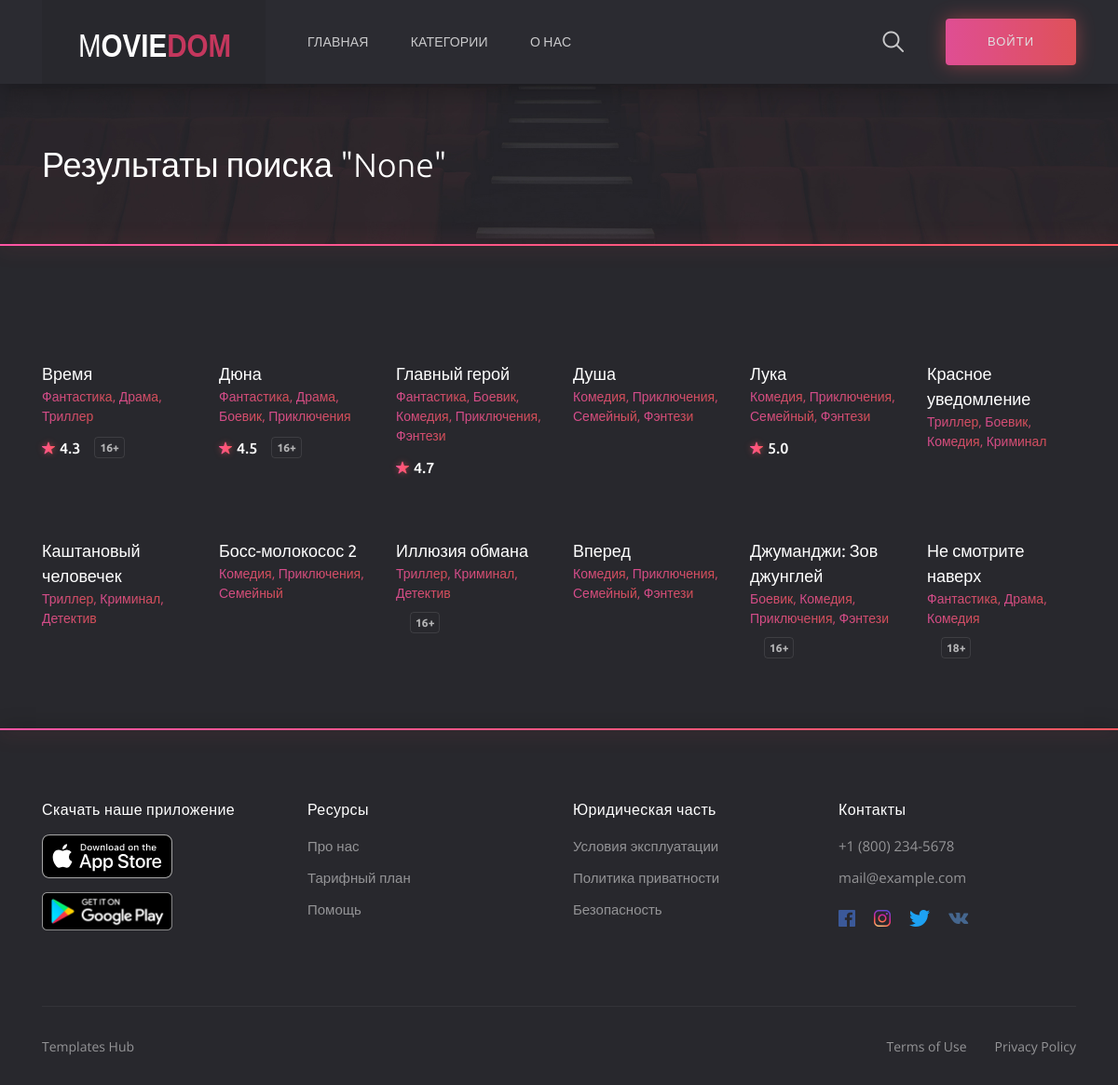
The app's page /search/ with its own data.
### movie_catalog/models.py (models this page shows)
class Movie(models.Model):
    category = models.ForeignKey(
        'Category',
        related_name='movies',
        on_delete=models.SET_NULL,
        null=True,
        verbose_name='Категория'
    )
    title = models.CharField(max_length=255, verbose_name='Название')
    slug = models.SlugField(unique=True, verbose_name='Слаг')
    tagline = models.CharField(max_length=255, blank=True, verbose_name='Слоган')
    poster = models.ImageField(upload_to='posters/', verbose_name='Постер')
    genre = models.ManyToManyField('Genre', related_name='movies', verbose_name='Жанр')
    country = models.ManyToManyField('Country', related_name='movies', verbose_name='Страна')
    director = models.ManyToManyField('Director', related_name='movies', verbose_name='Режиссер')
    actors = models.ManyToManyField('Actor', related_name='movies', verbose_name='Актеры')
    description = models.TextField(verbose_name='Описание')
    year = models.PositiveSmallIntegerField(verbose_name='Год')
    world_premiere = models.DateField(verbose_name='Премьера в мире')
    budget = models.PositiveIntegerField(default=0, verbose_name='Бюджет')
    fees = models.PositiveIntegerField(default=0, verbose_name='Сборы')
    age_limit = models.CharField(
        max_length=10,
        choices=[
            ('0', '0'),
            ('12', '12'),
            ('16', '16'),
            ('18', '18'),
        ],
        default='0',
        verbose_name='Возрастное ограничение',
    )
    available = models.BooleanField(default=True, verbose_name='Доступен')
    moderation = models.BooleanField(default=False, verbose_name='Модерация')
    youtube_url = models.URLField(default='', verbose_name='Ссылка на трейлер в ютубе')
    class Meta:
        verbose_name = 'Фильм'
        verbose_name_plural = 'Фильмы'
        ordering = ('-world_premiere',)
    def __str__(self):
        return self.title

class Genre(models.Model):
    name = models.CharField(unique=True, max_length=255, verbose_name='Название')
    slug = models.SlugField(unique=True, verbose_name='Слаг')
    class Meta:
        verbose_name = 'Жанр'
        verbose_name_plural = 'Жанры'
    def __str__(self):
        return self.name

### movie_catalog/views.py (the view)
# urls.py: path('search/', views.Search.as_view(), name='search'),
class Search(MovieList):
    paginate_by = 12
    extra_context = {'page': 'movie_grid', 'search': True}
    def get_queryset(self):
        try:
            query = self.request.GET['search'].strip()
        except KeyError:
            query = ''
        return (
            Movie.objects.filter(available=True, moderation=True)
            .filter(Q(title__icontains=query) | Q(description__icontains=query))
            .annotate(avg_rating=Avg('reviews__star__number'))
        )
    def get_context_data(self, *, object_list=None, **kwargs):
        context = super().get_context_data(**kwargs)
        context['title'] = self.request.GET.get('search')
        return context

### movie_catalog/models.py (called while the page is built)
    def __str__(self):
        return self.name

### movie_catalog/templatetags/movie_filters.py (called while the page is built)
@register.filter
def round_number(number:(int,float), decimal_places:int=0):
    if isinstance(number, (int, float)):
        return str(round(number, decimal_places)).replace(',', '.')
    return 0

### movie_catalog/templatetags/movie_tags.py (called while the page is built)
@register.simple_tag()
def get_categories():
    return Category.objects.all()

### movie_catalog/views.py (called while the page is built)
    def get_context_data(self, *, object_list=None, **kwargs):
        context = super().get_context_data(**kwargs)
        context['title'] = self.kwargs.get('title')
        return context

### movie_catalog/templates/movie_catalog/movie_list.html (shortened to what this page needs)
{% extends 'movie_catalog/base.html' %}
{% load static movie_filters %}
{% block content %}
	{% include 'movie_catalog/includes/page_title.html' %}
	{% include 'movie_catalog/includes/filter.html' %}
	{% if page == 'movie_list' %}
		{% include 'movie_catalog/includes/movies_as_list.html' %}
	{% elif page == 'movie_grid' %}
		{% include 'movie_catalog/includes/movies_as_grid.html' %}
	{% endif %}
{% endblock %}

### movie_catalog/templates/movie_catalog/includes/movies_as_grid.html (shortened to what this page needs)
{% load movie_filters %}
<div class="catalog">
    <div class="container">
        <div class="row">
            {% if movie_list %}
                {% for movie in movie_list %}
                    <div class="col-6 col-sm-4 col-lg-3 col-xl-2">
                        <div class="card">
                            <a href="{% url 'movie_detail' category=movie.category.slug movie_slug=movie.slug %}">
                                <div class="card__cover" style="cursor:pointer;">
                                </div>
                            </a>
                            <div class="card__content">
                                <h3 class="card__title">
                                    <a href="{% url 'movie_detail' category=movie.category.slug movie_slug=movie.slug %}">
                                        {{movie}}
                                    </a>
                                </h3>
                                <span class="card__category">
                                    {% for genre in movie.genre.all %}
                                        <a href="{% url 'filter' model='genre' instance=genre.slug %}">
                                            {{genre}}
                                        </a>
                                    {% endfor %}
                                </span>
                                <div class="card__wrap">
                                    {% if movie.avg_rating %}
                                        <a href="{% url 'filter' model='rating' instance=movie.avg_rating|round_number:1 %}">
                                            <span class="card__rate">
                                                <i class="icon ion-ios-star"></i>{{movie.avg_rating|round_number:1}}
                                            </span>
                                        </a>
                                    {% endif %}
                                    {% if movie.age_limit != '0' %}
                                        <ul class="card__list">
                                            <li>{{movie.age_limit}}+</li>
                                        </ul>
                                    {% endif %}
                                </div>
                            </div>
                        </div>
                    </div>
                {% endfor %}
            {% endif %}
        </div>
    </div>
</div>

### movie_catalog/static/movie_catalog/css/my_css.css (style rules this page uses)
* { margin: 0; }

### records on screen
Movie: title "Время", avg_rating "4.3", age_limit "16"
Genre: name "Фантастика"
Genre: name "Драма"
Genre: name "Триллер"
Movie: title "Дюна", avg_rating "4.5", age_limit "16"
Genre: name "Боевик"
Genre: name "Приключения"
Movie: title "Главный герой", avg_rating "4.7"
Genre: name "Комедия"
Genre: name "Фэнтези"
Movie: title "Душа"
Genre: name "Семейный"
Movie: title "Лука", avg_rating "5.0"
Movie: title "Красное уведомление"
Genre: name "Криминал"
Movie: title "Каштановый человечек"
Genre: name "Детектив"
Movie: title "Босс-молокосос 2"
Movie: title "Иллюзия обмана", age_limit "16"
Movie: title "Вперед"
Movie: title "Джуманджи: Зов джунглей", age_limit "16"
Movie: title "Не смотрите наверх", age_limit "18"

### other values on screen
{{ title|truncatechars:30 }} "None"
